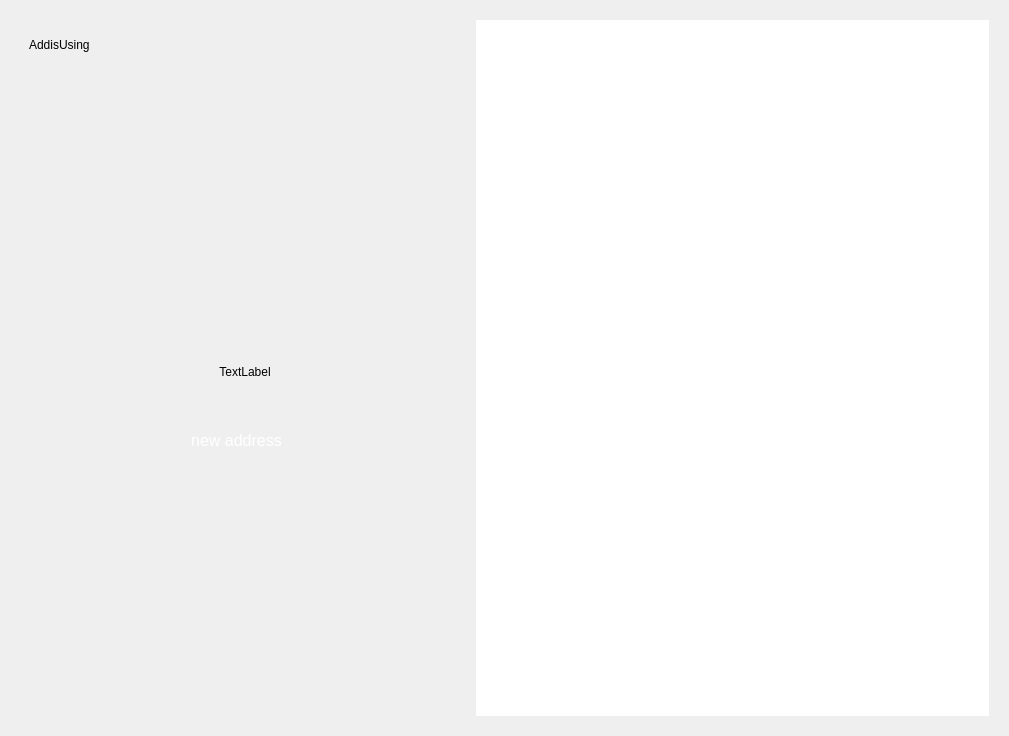
<?xml version="1.0" encoding="UTF-8"?>
<ui version="4.0">
 <class>ReceiveCoinsDialog</class>
 <widget class="QWidget" name="ReceiveCoinsDialog">
  <property name="geometry">
   <rect>
    <x>0</x>
    <y>0</y>
    <width>1009</width>
    <height>736</height>
   </rect>
  </property>
  <property name="minimumSize">
   <size>
    <width>0</width>
    <height>0</height>
   </size>
  </property>
  <property name="maximumSize">
   <size>
    <width>6666</width>
    <height>6666</height>
   </size>
  </property>
  <layout class="QGridLayout" name="gridLayout_2">
   <item row="0" column="0">
    <widget class="QFrame" name="frame">
     <property name="minimumSize">
      <size>
       <width>450</width>
       <height>0</height>
      </size>
     </property>
     <property name="maximumSize">
      <size>
       <width>450</width>
       <height>16777215</height>
      </size>
     </property>
     <property name="styleSheet">
      <string notr="true">border:none</string>
     </property>
     <property name="frameShape">
      <enum>QFrame::StyledPanel</enum>
     </property>
     <property name="frameShadow">
      <enum>QFrame::Raised</enum>
     </property>
     <layout class="QVBoxLayout" name="verticalLayout">
      <item>
       <widget class="QWidget" name="widget" native="true">
        <property name="minimumSize">
         <size>
          <width>250</width>
          <height>50</height>
         </size>
        </property>
        <property name="maximumSize">
         <size>
          <width>250</width>
          <height>50</height>
         </size>
        </property>
        <layout class="QGridLayout" name="gridLayout_4">
         <item row="0" column="0">
          <widget class="QLabel" name="AddisUsing">
           <property name="text">
            <string>AddisUsing</string>
           </property>
          </widget>
         </item>
        </layout>
       </widget>
      </item>
      <item>
       <layout class="QHBoxLayout" name="horizontalLayout_3">
        <item>
         <spacer name="horizontalSpacer_5">
          <property name="orientation">
           <enum>Qt::Horizontal</enum>
          </property>
          <property name="sizeHint" stdset="0">
           <size>
            <width>40</width>
            <height>20</height>
           </size>
          </property>
         </spacer>
        </item>
        <item>
         <widget class="QWidget" name="widget_2" native="true">
          <property name="minimumSize">
           <size>
            <width>300</width>
            <height>250</height>
           </size>
          </property>
          <property name="maximumSize">
           <size>
            <width>300</width>
            <height>250</height>
           </size>
          </property>
          <layout class="QGridLayout" name="gridLayout_3">
           <item row="0" column="0">
            <layout class="QGridLayout" name="gridLayout_5">
             <item row="0" column="0">
              <spacer name="horizontalSpacer_3">
               <property name="orientation">
                <enum>Qt::Horizontal</enum>
               </property>
               <property name="sizeHint" stdset="0">
                <size>
                 <width>40</width>
                 <height>20</height>
                </size>
               </property>
              </spacer>
             </item>
             <item row="0" column="1">
              <widget class="QLabel" name="label">
               <property name="minimumSize">
                <size>
                 <width>200</width>
                 <height>200</height>
                </size>
               </property>
               <property name="maximumSize">
                <size>
                 <width>200</width>
                 <height>200</height>
                </size>
               </property>
               <property name="styleSheet">
                <string notr="true"/>
               </property>
               <property name="text">
                <string/>
               </property>
              </widget>
             </item>
             <item row="0" column="2">
              <spacer name="horizontalSpacer_4">
               <property name="orientation">
                <enum>Qt::Horizontal</enum>
               </property>
               <property name="sizeHint" stdset="0">
                <size>
                 <width>40</width>
                 <height>20</height>
                </size>
               </property>
              </spacer>
             </item>
            </layout>
           </item>
          </layout>
         </widget>
        </item>
        <item>
         <spacer name="horizontalSpacer_6">
          <property name="orientation">
           <enum>Qt::Horizontal</enum>
          </property>
          <property name="sizeHint" stdset="0">
           <size>
            <width>40</width>
            <height>20</height>
           </size>
          </property>
         </spacer>
        </item>
       </layout>
      </item>
      <item>
       <widget class="QWidget" name="widget_3" native="true">
        <property name="minimumSize">
         <size>
          <width>450</width>
          <height>80</height>
         </size>
        </property>
        <property name="maximumSize">
         <size>
          <width>450</width>
          <height>80</height>
         </size>
        </property>
        <property name="mouseTracking">
         <bool>false</bool>
        </property>
        <property name="focusPolicy">
         <enum>Qt::ClickFocus</enum>
        </property>
        <layout class="QVBoxLayout" name="verticalLayout_2">
         <item>
          <widget class="ClickQLabel" name="AddLabel">
           <property name="text">
            <string>TextLabel</string>
           </property>
           <property name="alignment">
            <set>Qt::AlignCenter</set>
           </property>
           <property name="wordWrap">
            <bool>true</bool>
           </property>
           <property name="textInteractionFlags">
            <set>Qt::LinksAccessibleByKeyboard|Qt::LinksAccessibleByMouse|Qt::TextBrowserInteraction|Qt::TextEditable|Qt::TextEditorInteraction|Qt::TextSelectableByKeyboard|Qt::TextSelectableByMouse</set>
           </property>
          </widget>
         </item>
        </layout>
       </widget>
      </item>
      <item>
       <layout class="QHBoxLayout" name="horizontalLayout">
        <item>
         <spacer name="horizontalSpacer">
          <property name="orientation">
           <enum>Qt::Horizontal</enum>
          </property>
          <property name="sizeHint" stdset="0">
           <size>
            <width>40</width>
            <height>20</height>
           </size>
          </property>
         </spacer>
        </item>
        <item>
         <widget class="QPushButton" name="AddButton">
          <property name="minimumSize">
           <size>
            <width>205</width>
            <height>44</height>
           </size>
          </property>
          <property name="maximumSize">
           <size>
            <width>205</width>
            <height>44</height>
           </size>
          </property>
          <property name="styleSheet">
           <string notr="true">border:none;color: rgb(255, 255, 255);font-size : 16px;
background-image: url(:/res/png/buttons/205_44.png);</string>
          </property>
          <property name="text">
           <string>new address</string>
          </property>
         </widget>
        </item>
        <item>
         <spacer name="horizontalSpacer_2">
          <property name="orientation">
           <enum>Qt::Horizontal</enum>
          </property>
          <property name="sizeHint" stdset="0">
           <size>
            <width>40</width>
            <height>20</height>
           </size>
          </property>
         </spacer>
        </item>
       </layout>
      </item>
      <item>
       <spacer name="verticalSpacer">
        <property name="orientation">
         <enum>Qt::Vertical</enum>
        </property>
        <property name="sizeHint" stdset="0">
         <size>
          <width>20</width>
          <height>210</height>
         </size>
        </property>
       </spacer>
      </item>
     </layout>
    </widget>
   </item>
   <item row="0" column="1">
    <widget class="QFrame" name="frame_5">
     <property name="styleSheet">
      <string notr="true">border:none</string>
     </property>
     <property name="frameShape">
      <enum>QFrame::StyledPanel</enum>
     </property>
     <property name="frameShadow">
      <enum>QFrame::Raised</enum>
     </property>
     <layout class="QGridLayout" name="gridLayout">
      <item row="0" column="0">
       <widget class="QTableView" name="recentRequestsView">
        <property name="contextMenuPolicy">
         <enum>Qt::CustomContextMenu</enum>
        </property>
        <property name="tabKeyNavigation">
         <bool>false</bool>
        </property>
        <property name="textElideMode">
         <enum>Qt::ElideMiddle</enum>
        </property>
        <property name="sortingEnabled">
         <bool>true</bool>
        </property>
       </widget>
      </item>
     </layout>
    </widget>
   </item>
  </layout>
 </widget>
 <customwidgets>
  <customwidget>
   <class>ClickQLabel</class>
   <extends>QLabel</extends>
   <header>clickqlabel.h</header>
  </customwidget>
 </customwidgets>
 <tabstops>
  <tabstop>recentRequestsView</tabstop>
 </tabstops>
 <resources/>
 <connections/>
</ui>
